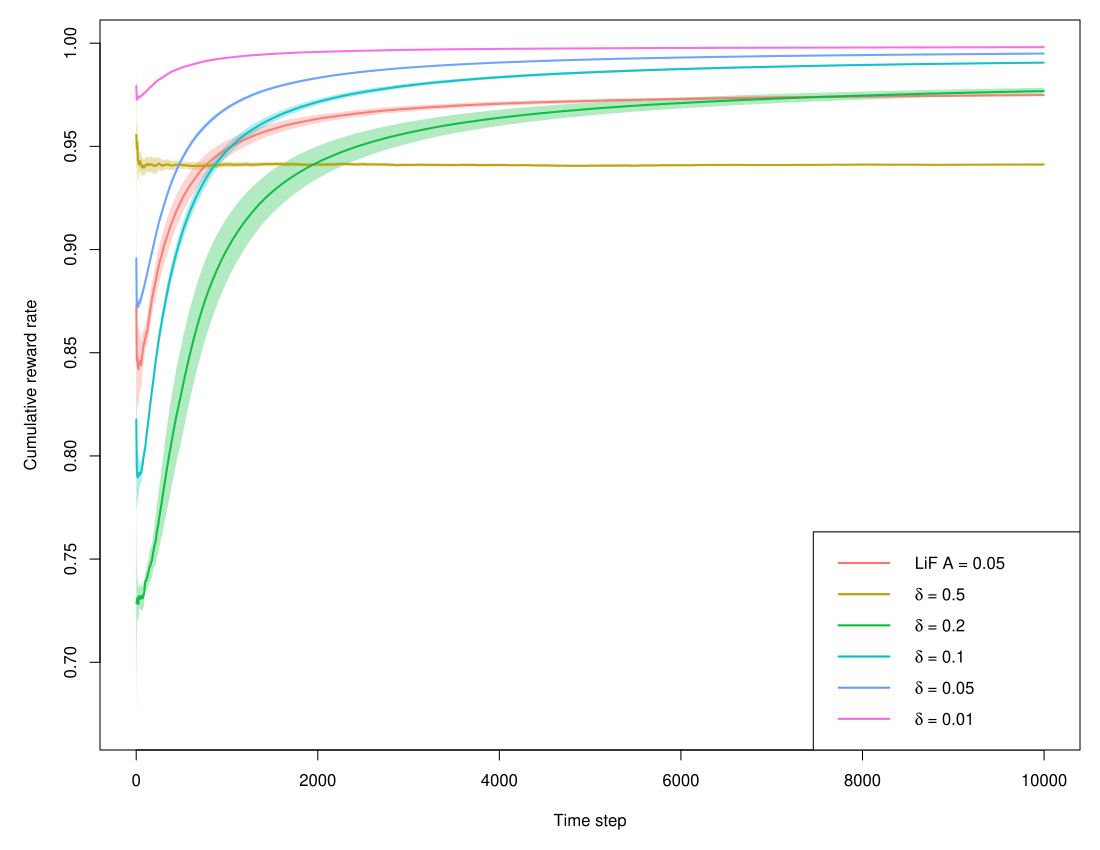

The script that drew this image:
library(contextual)
library(here)
library(Formula)
setwd(here("demo","replication_kruijswijk_2019"))

source("./bandit_continuum_offon.R")
#source("./bandit_continuum_offon_kern.R")
source("./policy_tbl.R")
source("./policy_unifcont.R")
source("./policy_efirst_regression.R")

set.seed(1)

horizon            <- 10000
simulations        <- 50

continuous_arms    <- function(x) {
  c1 <- runif(1, 0.25, 0.75)
  #c2 <- runif(1, 0.25, 0.75)
  c2 <- 1
  -(x - c1) ^ 2 + c2  + rnorm(length(x), 0, 0.01)
}

choice <- runif(horizon, min=0, max=1)
reward <- continuous_arms(choice)
offline_data <- data.frame(choice, reward)

int_time           <- 50
amplitude          <- 0.05
learn_rate         <- 1
omega              <- 1#2*pi/int_time
x0_start           <- runif(1)#2.0


################# Different policies ###########
#bandit             <- OnlineOfflineContinuumBandit$new(delta = 0.1, horizon = horizon)
# bandit             <- OnlineOfflineContinuumBanditKernel$new(horizon = horizon)
#
# agents              <- list(#Agent$new(UniformRandomContinuousPolicy$new(), bandit),
#                             Agent$new(ThompsonBayesianLinearPolicy$new(), bandit))#,
#                             #Agent$new(LifPolicy$new(int_time, amplitude, learn_rate, omega, x0_start), bandit))#,
#                             #Agent$new(EFirstRegressionPolicy$new(epsilon = 100), bandit))

################ Different bandits offline #############

bandits <- list(ContinuumBandit$new(FUN = continuous_arms),
                OnlineOfflineContinuumBandit$new(delta = 0.5, horizon = horizon/0.5),
                OnlineOfflineContinuumBandit$new(delta = 0.2, horizon = horizon/0.2),
                OnlineOfflineContinuumBandit$new(delta = 0.1, horizon = horizon/0.1),
                OnlineOfflineContinuumBandit$new(delta = 0.05, horizon = horizon/0.05),
                OnlineOfflineContinuumBandit$new(delta = 0.01, horizon = horizon/0.01))

policy <- LifPolicy$new(int_time, amplitude, learn_rate, omega, x0_start)

agents <- list(Agent$new(policy, bandits[[1]]),
               Agent$new(policy, bandits[[2]]),
               Agent$new(policy, bandits[[3]]),
               Agent$new(policy, bandits[[4]]),
               Agent$new(policy, bandits[[5]]),
               Agent$new(policy, bandits[[6]]))

history            <- Simulator$new(agents      = agents,
                                    horizon     = horizon,
                                    simulations = simulations,
                                    do_parallel = TRUE,
                                    policy_time_loop = TRUE)$run()
# save_interval = 20

plot(history, type = "cumulative", regret = FALSE, rate = TRUE, disp = 'ci',
     legend_position = 'bottomright',
     legend_labels = c("LiF A = 0.05",
                       expression(paste(delta, " = " , 0.5)),
                       expression(paste(delta, " = " , 0.2)),
                       expression(paste(delta, " = " , 0.1)),
                       expression(paste(delta, " = " , 0.05)),
                       expression(paste(delta, " = " , 0.01))),
     trunc_over_agents = FALSE, trunc_per_agent = FALSE)
